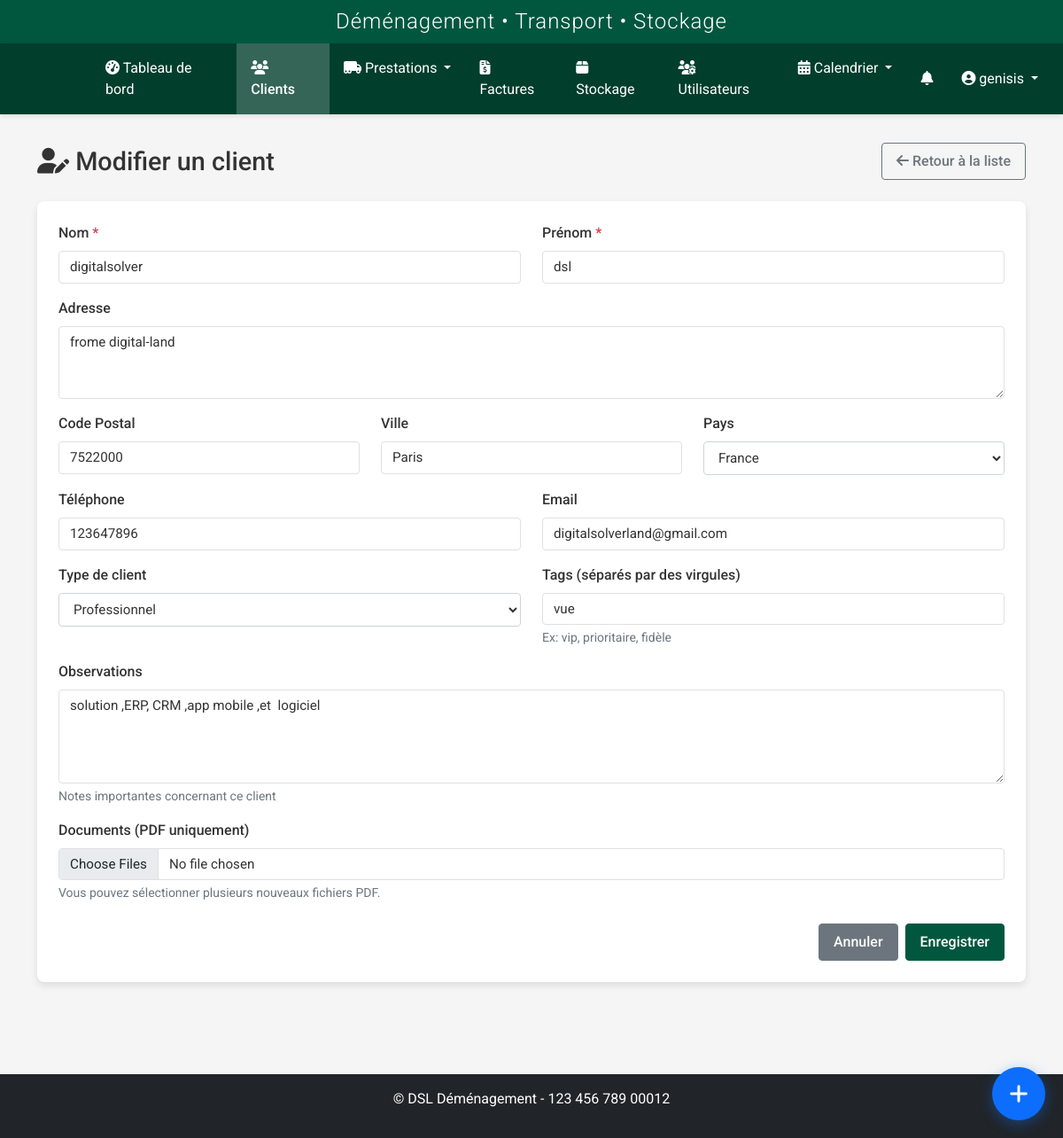
Screenshot of /clients/clients/19/edit (signed in) with the database file from the repository.
### models.py (models this page shows, shortened)
class User(UserMixin, db.Model):
    id = db.Column(db.Integer, primary_key=True)
    nom = db.Column(db.String(64), nullable=False)
    prenom = db.Column(db.String(64), nullable=False)
    username = db.Column(db.String(64), unique=True, nullable=False)
    email = db.Column(db.String(120), unique=True, nullable=True)
    password_hash = db.Column(db.String(256), nullable=False)
    role = db.Column(db.String(20), nullable=False, default='transporteur')
    statut = db.Column(db.String(20), nullable=False, default='actif')
    vehicule = db.Column(db.String(100), nullable=True)
    type_vehicule_id = db.Column(db.Integer, db.ForeignKey('type_vehicule.id'), nullable=True)
    permis_conduire = db.Column(db.String(50), nullable=True)
    notes = db.Column(db.Text, nullable=True)
    derniere_connexion = db.Column(db.DateTime, nullable=True)
    date_creation = db.Column(db.DateTime, nullable=False, default=datetime.utcnow)
    prestations = db.relationship('Prestation', secondary=prestation_transporteurs, back_populates='transporteurs')
    type_vehicule = db.relationship('TypeVehicule', backref='transporteurs')
    def is_admin(self):
        return self.role in ['admin', 'superadmin']
    def is_transporteur(self):
        return self.role == 'transporteur' or self.is_admin()

class Client(db.Model):
    id = db.Column(db.Integer, primary_key=True)
    nom = db.Column(db.String(64), nullable=False)
    prenom = db.Column(db.String(64), nullable=False)
    adresse = db.Column(db.Text, nullable=True)
    code_postal = db.Column(db.String(10), nullable=True)
    ville = db.Column(db.String(64), nullable=True)
    pays = db.Column(db.String(64), default='France')
    telephone = db.Column(db.String(20), nullable=True)
    email = db.Column(db.String(120), nullable=True)
    type_client = db.Column(db.String(50), nullable=True)
    tags = db.Column(db.Text, nullable=True)
    observations = db.Column(db.Text, nullable=True)
    statut = db.Column(db.String(20), default='actif')
    archive = db.Column(db.Boolean, default=False)
    date_creation = db.Column(db.DateTime, nullable=False, default=datetime.utcnow)
    commercial_id = db.Column(db.Integer, db.ForeignKey('user.id'), nullable=True)
    commercial = db.relationship('User', backref=db.backref('clients', lazy=True), foreign_keys=[commercial_id])
    prestations_principales = db.relationship('Prestation', backref=db.backref('client_principal', lazy=True), lazy=True, foreign_keys="Prestation.client_id")
    prestations_supplementaires = db.relationship('Prestation', secondary=prestation_clients, back_populates='clients_supplementaires')
    factures = db.relationship('Facture', backref='client', lazy=True)

### routes/client.py (the view, shortened to what this page needs)
@client_bp.route('/clients/<int:id>/edit', methods=['GET', 'POST'])
@login_required
@role_required('commercial', 'admin', 'superadmin')
def edit(id):
    client = Client.query.get_or_404(id)
    form = ClientForm(obj=client)
    documents = Document.query.filter_by(client_id=client.id).all()
    return render_template(
        'clients/edit.html',
        title='Modifier un Client',
        form=form,
        client=client,
        documents=documents
    )

### templates/clients/edit.html (shortened to what this page needs)
{% extends 'base.html' %}
{% block content %}
<div class="client-page">
    <div class="page-title">
        <h1><i class="fas fa-user-edit"></i> Modifier un client</h1>
        <a href="{{ url_for('client.index') }}" class="btn btn-outline-secondary">
            <i class="fas fa-arrow-left"></i> Retour à la liste
        </a>
    </div>
    <div class="card">
        <div class="card-body">
            <form method="POST" enctype="multipart/form-data">
                <div class="row mb-3">
                    <div class="col-md-6">
                        <label for="nom" class="form-label">{{ form.nom.label.text }} <span class="text-danger">*</span></label>
                        {{ form.nom(class="form-control" + (" is-invalid" if form.nom.errors else ""), id="nom") }}
                    </div>
                    <div class="col-md-6">
                        <label for="prenom" class="form-label">{{ form.prenom.label.text }} <span class="text-danger">*</span></label>
                        {{ form.prenom(class="form-control" + (" is-invalid" if form.prenom.errors else ""), id="prenom") }}
                    </div>
                </div>
                <div class="mb-3">
                    <label for="adresse" class="form-label">{{ form.adresse.label.text }}</label>
                    {{ form.adresse(class="form-control" + (" is-invalid" if form.adresse.errors else ""), id="adresse", rows=3) }}
                </div>
                <div class="row mb-3">
                    <div class="col-md-4">
                        <label for="code_postal" class="form-label">{{ form.code_postal.label.text }}</label>
                        {{ form.code_postal(class="form-control" + (" is-invalid" if form.code_postal.errors else ""), id="code_postal") }}
                    </div>
                    <div class="col-md-4">
                        <label for="ville" class="form-label">{{ form.ville.label.text }}</label>
                        {{ form.ville(class="form-control" + (" is-invalid" if form.ville.errors else ""), id="ville", autocomplete="off") }}
                    </div>
                    <div class="col-md-4">
                        <label for="pays" class="form-label">{{ form.pays.label.text }}</label>
                        {{ form.pays(class="form-control" + (" is-invalid" if form.pays.errors else ""), id="pays") }}
                    </div>
                </div>
                <div class="row mb-3">
                    <div class="col-md-6">
                        <label for="telephone" class="form-label">{{ form.telephone.label.text }}</label>
                        {{ form.telephone(class="form-control" + (" is-invalid" if form.telephone.errors else ""), id="telephone") }}
                    </div>
                    <div class="col-md-6">
                        <label for="email" class="form-label">{{ form.email.label.text }}</label>
                        {{ form.email(class="form-control" + (" is-invalid" if form.email.errors else ""), id="email", type="email") }}
                    </div>
                </div>
                <div class="row mb-3">
                    <div class="col-md-6">
                        <label for="type_client" class="form-label">{{ form.type_client.label.text }}</label>
                        {{ form.type_client(class="form-control" + (" is-invalid" if form.type_client.errors else ""), id="type_client") }}
                    </div>
                    <div class="col-md-6">
                        <label for="tags" class="form-label">{{ form.tags.label.text }}</label>
                        {{ form.tags(class="form-control" + (" is-invalid" if form.tags.errors else ""), id="tags") }}
                        <div class="form-text">Ex: vip, prioritaire, fidèle</div>
                    </div>
                </div>
                <div class="mb-3">
                    <label for="observations" class="form-label">{{ form.observations.label.text }}</label>
                    {{ form.observations(class="form-control" + (" is-invalid" if form.observations.errors else ""), id="observations", rows=4) }}
                    <div class="form-text">Notes importantes concernant ce client</div>
                </div>
                <div class="mb-4">
                    <label for="documents" class="form-label">{{ form.documents.label.text }}</label>
                    {{ form.documents(class="form-control" + (" is-invalid" if form.documents.errors else ""), id="documents", multiple=True) }}
                    <div class="form-text">Vous pouvez sélectionner plusieurs nouveaux fichiers PDF.</div>
                </div>
                <div class="d-grid gap-2 d-md-flex justify-content-md-end">
                    <a href="{{ url_for('client.index') }}" class="btn btn-secondary">Annuler</a>
                    {{ form.submit(class="btn btn-primary") }}
                </div>
            </form>
        </div>
    </div>
</div>
{% endblock %}

### templates/base.html (shortened to what this page needs)
<!DOCTYPE html>
<html lang="fr">
<head>
    <link href="https://cdn.jsdelivr.net/npm/bootstrap@5.2.3/dist/css/bootstrap.min.css" rel="stylesheet">
    <link rel="stylesheet" href="https://cdnjs.cloudflare.com/ajax/libs/font-awesome/6.2.1/css/all.min.css">
    <link rel="stylesheet" href="https://cdnjs.cloudflare.com/ajax/libs/toastr.js/latest/toastr.min.css">
    <link href="https://cdn.jsdelivr.net/npm/fullcalendar@5.11.3/main.min.css" rel="stylesheet">
    <link href="https://cdn.jsdelivr.net/npm/summernote@0.8.18/dist/summernote-lite.min.css" rel="stylesheet">
    <link rel="stylesheet" href="{{ url_for('static', filename='css/style.css') }}">
    <link rel="stylesheet" href="{{ url_for('static', filename='css/notification-flash.css') }}">
    <link rel="stylesheet" href="{{ url_for('static', filename='css/notifications.css') }}">
    <link rel="stylesheet" href="{{ url_for('static', filename='css/prestations.css') }}">
    <link rel="stylesheet" href="{{ url_for('static', filename='css/custom-calendar.css') }}">
    <link rel="stylesheet" href="{{ url_for('static', filename='css/navbar-logos.css') }}">
    <link rel="stylesheet" href="{{ url_for('static', filename='css/whatsapp-buttons.css') }}">
    <link rel="stylesheet" href="{{ url_for('static', filename='css/quick-access-bubble.css') }}">
</head>
<body {% if current_user.is_authenticated %}data-user-role="{{ current_user.role }}" data-user-id="{{ current_user.id }}"{% endif %}>
    {% if current_user.is_authenticated %}
        <header>
            <div class="app-header">
                <h2>Déménagement • Transport • Stockage</h2>
            </div>
            <nav class="navbar navbar-dark navbar-expand-lg">
                <div class="container-fluid">
                    <a class="navbar-brand" href="{{ url_for('dashboard.index') }}">
                        <div class="logo-slideshow">
                        </div>
                    </a>
                    <div class="collapse navbar-collapse" id="navbarMain">
                        <ul class="navbar-nav me-auto mb-2 mb-lg-0">
                            <li class="nav-item">
                                <a class="nav-link {% if request.endpoint == 'dashboard.index' %}active{% endif %}" href="{{ url_for('dashboard.index') }}">
                                    <i class="fas fa-tachometer-alt"></i> Tableau de bord
                                </a>
                            </li>
                            <li class="nav-item">
                                <a class="nav-link {% if request.endpoint.startswith('client.') %}active{% endif %}" href="{{ url_for('client.index') }}">
                                    <i class="fas fa-users"></i> Clients
                                </a>
                            </li>
                            <li class="nav-item dropdown">
                                <a class="nav-link dropdown-toggle {% if request.endpoint.startswith('prestation.') %}active{% endif %}" href="#" id="prestationsDropdown" role="button" data-bs-toggle="dropdown" aria-expanded="false">
                                    <i class="fas fa-truck-moving"></i> Prestations
                                </a>
                            </li>
                            <li class="nav-item">
                                <a class="nav-link {% if request.endpoint.startswith('facture.') %}active{% endif %}" href="{{ url_for('facture.index') }}">
                                    <i class="fas fa-file-invoice-dollar"></i> Factures
                                </a>
                            </li>
                            <li class="nav-item">
                                <a class="nav-link {% if request.endpoint.startswith('stockage.') %}active{% endif %}" href="{{ url_for('stockage.index') }}">
                                    <i class="fas fa-box"></i> Stockage
                                </a>
                            </li>
                            {% if current_user.is_admin %}
                            <li class="nav-item">
                                <a class="nav-link {% if request.endpoint.startswith('user.') %}active{% endif %}" href="{{ url_for('user.index') }}">
                                    <i class="fas fa-users-cog"></i> Utilisateurs
                                </a>
                            </li>
                            {% endif %}
                            <li class="nav-item dropdown">
                                <a class="nav-link dropdown-toggle {% if request.endpoint.startswith('calendrier.') %}active{% endif %}" href="#" id="calendrierDropdown" role="button" data-bs-toggle="dropdown" aria-expanded="false">
                                    <i class="fas fa-calendar-alt"></i> Calendrier
                                </a>
                            </li>
                        </ul>
                        <ul class="navbar-nav">
                            {% if current_user.is_authenticated and (current_user.is_transporteur() or current_user.is_admin() or current_user.role in ['commercial', 'superadmin']) %}
                            <li class="nav-item">
                                <a href="{{ url_for('transporteur_prestations.notifications') }}" class="nav-link position-relative">
                                    <i class="fas fa-bell"></i>
                                </a>
                            </li>
                            {% endif %}
                            <li class="nav-item dropdown">
                                <a class="nav-link dropdown-toggle" href="#" id="userDropdown" role="button" data-bs-toggle="dropdown">
                                    <i class="fas fa-user-circle"></i> {{ current_user.username }}
                                </a>
                            </li>
                        </ul>
                    </div>
                </div>
            </nav>
        </header>
        <main class="main-content">
            <div class="container">
                {% block content %}{% endblock %}
            </div>
        </main>
        <footer class="mt-5 py-3 bg-dark text-white">
            <div class="container text-center">
                <p>&copy; {{ config.COMPANY_FULL_NAME }} - {{ config.COMPANY_SIRET }}</p>
            </div>
        </footer>
    {% else %}
        <main class="main-content">
            <div class="container">
                {% block auth_content %}{% endblock %}
            </div>
        </main>
    {% endif %}
</body>
</html>

### rows the page displays
User: username "genisis"
Client: nom "digitalsolver", prenom "dsl", adresse "frome digital-land", code_postal "7522000", ville "Paris", pays "France", telephone "123647896", email "digitalsolverland@gmail.com", type_client "Professionnel", tags "vue", observations "solution ,ERP, CRM ,app mobile ,et logiciel"

### other values shown
{{ config.COMPANY_FULL_NAME }} "DSL Déménagement"
{{ config.COMPANY_SIRET }} "123 456 789 00012"
